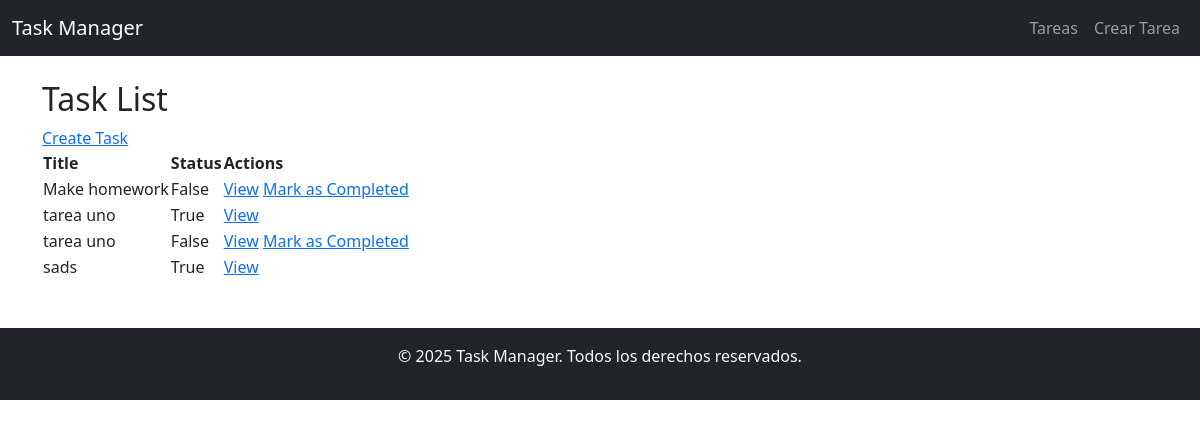
/tasks/, run on an earlier commit of the app's database.
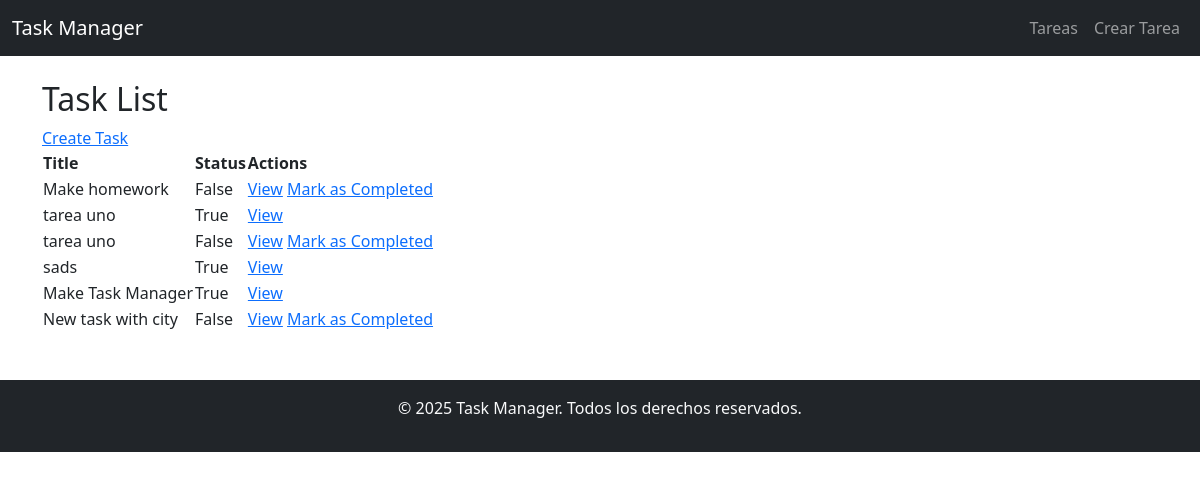
And on a later commit of the database.
### task_manager/models.py (models this page shows, shortened)
class Task(models.Model):
    title = models.CharField(max_length=200)
    description = models.TextField(blank=True)
    completed = models.BooleanField(default=False)
    created_at = models.DateTimeField(auto_now_add=True)
    due_date = models.DateField(null=True, blank=True)
    city = models.CharField(max_length=100, blank=True)

### task_manager/apis/views.py (the view)
# urls.py: path('tasks/', TaskListView.as_view(), name='task_list'),
class TaskListView(ListView):
    model = Task
    template_name = 'tasks/list.html'
    context_object_name = 'tasks'
    def get_queryset(self):
        completed_filter = self.request.GET.get('completed')
        if completed_filter:
            return Task.objects.filter(
                completed=(completed_filter.lower() == 'true')
            )
        return Task.objects.all()

### task_manager/templates/tasks/list.html
{% extends 'base.html' %}
{% block content %}
<h2>Task List</h2>
<a href="{% url 'task_manager_api:task_create' %}">Create Task</a>
<table>
    <tr>
        <th>Title</th>
        <th>Status</th>
        <th>Actions</th>
    </tr>
    {% for task in tasks %}
    <tr>
        <td>{{ task.title }}</td>
        <td>{{ task.completed }}</td>
        <td>
            <a href="{% url 'task_manager_api:task_detail' task.pk %}">View</a>
            {% if not task.completed %}
            <a href="{% url 'task_manager_api:task_complete' task.pk %}">Mark as Completed</a>
            {% endif %}
        </td>
    </tr>
    {% endfor %}
</table>
{% endblock %}

### task_manager/templates/base.html (shortened to what this page needs)
<!DOCTYPE html>
<html lang="es">
<head>
    <link rel="stylesheet" href="https://cdn.jsdelivr.net/npm/bootstrap@5.3.0/dist/css/bootstrap.min.css">
</head>
<body>
    <nav class="navbar navbar-expand-lg navbar-dark bg-dark">
        <div class="container-fluid">
            <a class="navbar-brand" href="{% url 'task_manager_api:task_list' %}">Task Manager</a>
            <div class="collapse navbar-collapse" id="navbarNav">
                <ul class="navbar-nav ms-auto">
                    <li class="nav-item"><a class="nav-link" href="{% url 'task_manager_api:task_list' %}">Tareas</a></li>
                    <li class="nav-item"><a class="nav-link" href="{% url 'task_manager_api:task_create' %}">Crear Tarea</a></li>
                </ul>
            </div>
        </div>
    </nav>
    <div class="container mt-4">
        {% block content %}{% endblock %}
    </div>
    <footer class="footer bg-dark text-light text-center py-3 mt-5">
        <p>© 2025 Task Manager. Todos los derechos reservados.</p>
    </footer>
</body>
</html>

What changed in the data, as far as the page shows it:
added Task: title "Make Task Manager", completed "True"
added Task: title "New task with city", completed "False", shows "Mark as Completed"
